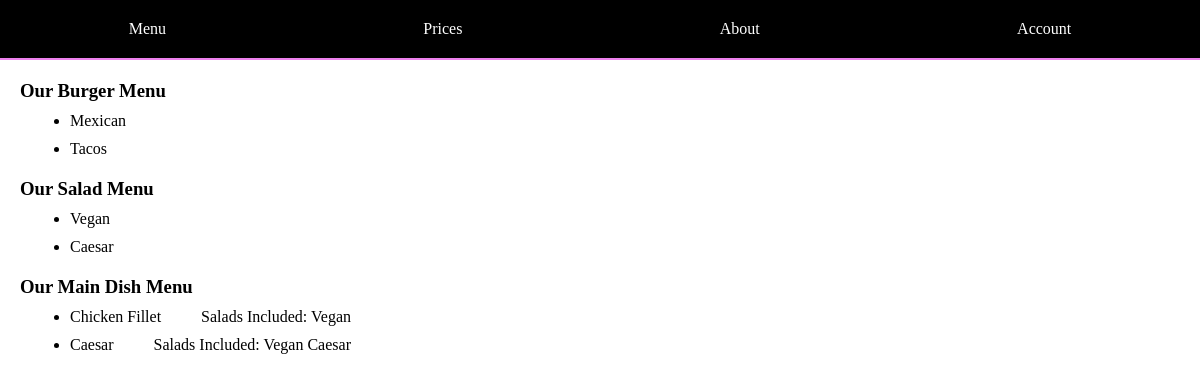
Before: / with the older database file.
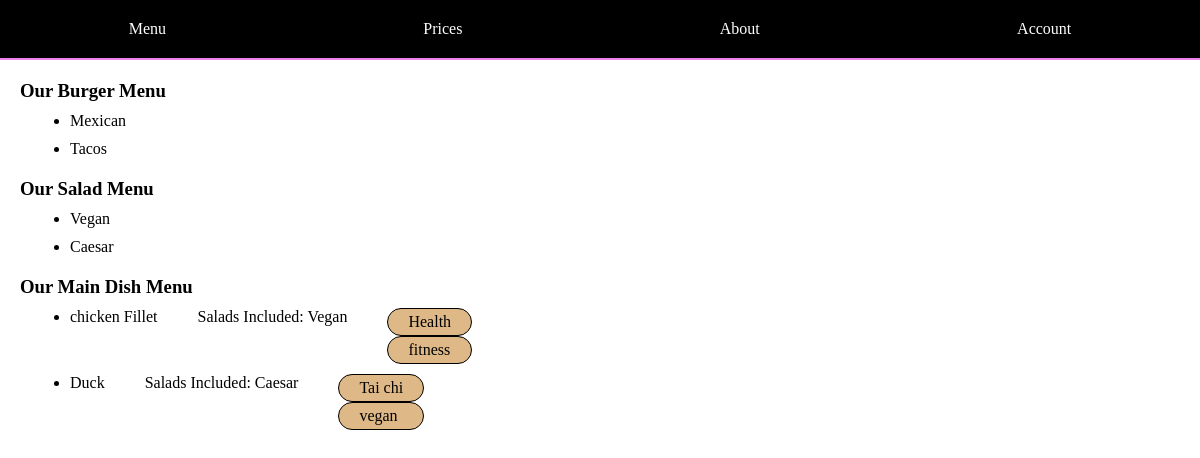
After: the same page with the newer database file.
### dishes/models.py (models this page shows)
class Burger(models.Model):
    name = models.CharField(max_length=200)
    price = models.IntegerField()
    id = models.UUIDField(primary_key=True, default=uuid.uuid4, editable=False)
    def __str__(self):
        return self.name

class Salad(models.Model):
    name = models.CharField(max_length=200)
    price = models.IntegerField(null=True, blank=True)
    id = models.UUIDField(primary_key=True, default=uuid.uuid4, editable=False)
    def __str__(self):
        return self.name

class MainDish(models.Model):
    name = models.CharField(max_length=200)
    price = models.IntegerField(null=True, blank=True)
    id = models.UUIDField(primary_key=True, default=uuid.uuid4, editable=False)
    salads = models.ManyToManyField(Salad)
    def __str__(self):
        return self.name

class Tag(models.Model):
    name = models.CharField(max_length=200)
    id = models.UUIDField(primary_key=True, default=uuid.uuid4, editable=False)
    def __str__(self):
        return self.name

### dishes/views.py (the view)
# urls.py: path('', views.dashboard, name="dashboard"),
def dashboard(request):
    burgers = Burger.objects.all()
    salads = Salad.objects.all()
    main_dishes = MainDish.objects.all()
    main_dishes_tag = MainDishTag.objects.all()
    context = {
        'burgers': burgers,
        'salads': salads,
        'main_dishes': main_dishes,
        'main_dishes_tag': main_dishes_tag,
    }
    return render(request, 'dishes/dashboard.html', context)

### dishes/templates/dishes/dashboard.html (shortened to what this page needs)
{% extends 'main.html' %}
{% block content %}
<div class="food">
<h3>Our Burger Menu</h3>
{% for i in burgers %}
<ul>
    <div class="food_element">
        <li>{{i}}</li>
    </div>
</ul>
{% endfor %}
</div>
<div class="food">
<h3>Our Salad Menu</h3>
{% for i in salads %}
<ul>
    <div class="food_element">
    <li>{{i}}</li>
    </div>
</ul>
{% endfor %}
</div>
<div class="food">
<h3>Our Main Dish Menu</h3>
{% for i in main_dishes %}
<ul>
    <div class="food_element">
         <li>{{i}}</li>
        <div class="included">Salads Included:
            {% for j in i.salads.all %}
            {{j}}
            {% endfor %}
        </div>
        <div class="tags">
            {% for z in main_dishes_tag %}
                {% if i == z.maindish %}
                    {% for j in z.tags.all %}
                    <div class="tag_element">
                        {{j}}
                    </div>
                    {% endfor %}
                {% endif %}
            {% endfor %}
        </div>
    </div>
</ul>
{% endfor %}
</div>
{% endblock %}

### templates/main.html (shortened to what this page needs)
<!DOCTYPE html>
<html lang="en">
<head>
</head>
<body>
    <div class="header">
        <div class="element">
            Menu
        </div>
        <div class="element">
            Prices
        </div>
        <div class="element">
            About
        </div>
        <div class="element">
            Account
        </div>
    </div>
    {% block content %}
    {% endblock %}
</body>
</html>

### templates/main.html (style rules this page uses)
* { margin: 0; }
body { background: white; }
.header { display: flex; width: 100%; justify-content: space-around; align-items: center; padding: 20px 0px; margin-bottom:20px; background:rgb(0, 0, 0); color: white; border-bottom: 2px solid violet; }

### dishes/templates/dishes/dashboard.html (style rules this page uses)
.food { margin: 20px; }
.food_element { display:flex; justify-content: start; margin: 10px; }
.food_element .included { padding:0px 40px; }
.tag_element { background:burlywood; padding:4px 20px; border: 1px solid black; border-radius: 20px; }

Changed rows visible on the page:
removed MainDish: name "Chicken Fillet", Salad (name "Vegan")
removed MainDish: name "Caesar", Salad (name "Vegan"), Salad (name "Caesar")
added MainDish: name "chicken Fillet", Salad (name "Vegan")
added Tag: name "Health"
added Tag: name "fitness"
added MainDish: name "Duck", Salad (name "Caesar")
added Tag: name "Tai chi"
added Tag: name "vegan"
